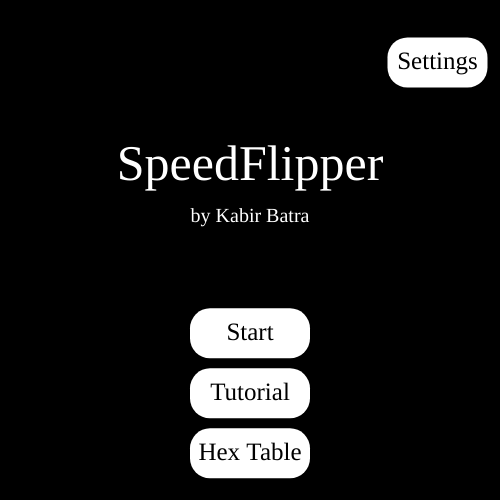
Frame 1 (no input)
Frame 60 (no input): identical to frame 1, image omitted
Frame 120 (the mouse pressed at the canvas centre since frame 60): identical to frame 1, image omitted

The p5.js sketch that drew this single still picture (run headless with seeded random() and noise() and a simulated clock; from frame 60 on, the mouse is pressed at the canvas centre):

// p5.js sketch
// ── sketch.js


// state variables
var windowState;
var gameMode;
var numBits;
var mouseDown;

// in game variables
var currentBits;
var currentHex;
var score;
var health;
var lossHealthRate;

// visuals
var scoreColor;
var spacing;
var dimmed;

// constants
var eightBitHotkeys;
var fourBitHotkeys;
var labels;

function setup() {
  createCanvas(500,500);
  noStroke();
  fill(0);
  textAlign(CENTER,CENTER);
  
  eightBitHotkeys = "asdfjkl;";
  fourBitHotkeys = "  fghj";
  labels = ["80","40","20","10","08","04","02","01"];
  spacing = (width / 8);
  windowState = "menu"; // menu, game, gameOver, reset, tutorial, hexTable, settings
  gameMode = "normal"; // normal, easy
  initialize();

  textFont('Trebuchet MS');

}

function initialize() {
  currentBits = [false,false,false,false,false,false,false,false];
  if(gameMode == "normal") {
    numBits = 2;
  }
  else if (gameMode == "easy") {
    numBits = 1;
  }

  currentHex = generateHexBit(numBits);
  score = 0;
  health = 100;
  lossHealthRate = 0;
  scoreColor = "white";
  mouseDown = false;
  dimmed = false;
}


function draw() {
  if (windowState == "menu") {
    drawMenu();
  }
  else if(windowState == "game") {
    runGame();
  }

  else if(windowState == "gameOver") {
    gameOver();
  }

  else if(windowState == "reset") {
    initialize();
    windowState = "game";
  }

  else if (windowState == "tutorial") {
    drawTutorial();
  }
  
  else if (windowState == "hexTable") {
    drawHexTable();
  }

  else if (windowState == "settings") {
    drawSettings();
  }

}

function button(x, y, w, h, newState, words) {
  fill(255);
  if(mouseIsIn(x, y, w, h)) {
    fill(150);
    if(mouseDown) {
      windowState = newState;
      mouseDown = false;
      if(newState == "menu") initialize();
      return true;
    }
    
  }
  push();
  rectMode(CENTER);
  rect(x, y, w, h, 20);
  pop();

  fill(0);
  textSize(25);
  text(words,x, y);
  return false;
}

function runGame() {
  background(0);
  
  checkForClick();

  if(gameMode == "normal")
    drawEightBits();
  else if(gameMode == "easy")
    drawFourBits();
  
  // if(gameMode == "funMode")
  //   if(!(currentHex.includes("B") || currentHex.includes("D"))) nextRound();

  // draw the hex
  fill("blue");
  textSize(100);
  textFont('Georgia');
  text(currentHex, width/2, height/2);
  textFont('Trebuchet MS');

  textSize(50);
  fill(scoreColor);
  push();
  text(score, spacing/2, spacing/2);
  pop();

  
  if(health > 0) health -= lossHealthRate;
  if(health <= 0) {
    health = 0;
    windowState = "gameOver";
  }
  drawHealth();

  textSize(20);
  fill(255);
  if(gameMode == "normal") {
    text("Highscore: 24", width - 75, spacing/3);
  }
  else if(gameMode == "easy") {
    text("Highscore: 71", width - 75, spacing/3);
  }
  
}

function drawEightBits() {
  rectMode(CORNER);
  push()
  for(var i = 0; i < 8; i++) {
    
    stroke("white");

    fill(255);
    text(labels[i], i * spacing+spacing/2, height - spacing+spacing/2 - 50);
    // rect(i * spacing+spacing/2,height - spacing+spacing/2-100,5,5);

    if(currentBits[i]) {
      fill(255);
      rect(i * spacing, height - spacing, spacing, spacing, 20);
      fill(0);
      text(eightBitHotkeys[i], i * spacing+spacing/2, height - spacing+spacing/2);
    } 
    else {
      fill(0);
      rect(i * spacing, height - spacing, spacing, spacing, 20);
      fill(255);
      text(eightBitHotkeys[i], i * spacing+spacing/2, height - spacing+spacing/2);
    }
    
  }
  pop();
  var bits = readEightBits();
  fill(255);
  textSize(50);
  text(bits, width - spacing, height - 2*spacing);
}

function drawFourBits() {
  rectMode(CORNER);
  push()
  for(var i = 2; i < 6; i++) {
    
    stroke("white");

    fill(255);
    text(labels[i+2][1], i * spacing+spacing/2, height - spacing+spacing/2 - 50);
    // rect(i * spacing+spacing/2,height - spacing+spacing/2-100,5,5);

    if(currentBits[i]) {
      fill(255);
      rect(i * spacing, height - spacing, spacing, spacing, 20);
      fill(0);
      text(fourBitHotkeys[i], i * spacing+spacing/2, height - spacing+spacing/2);
    } 
    else {
      fill(0);
      rect(i * spacing, height - spacing, spacing, spacing, 20);
      fill(255);
      text(fourBitHotkeys[i], i * spacing+spacing/2, height - spacing+spacing/2);
    }
    
  }
  pop();
  var bits = readFourBits();
  fill(255);
  textSize(50);
  text(bits, width - spacing, height - 2*spacing);
}

function drawHealth() {

  let len = 300;

  fill("red");
  rect((width - len)/2, spacing*2, len, 15, 4)
  fill("green");
  rect((width - len)/2, spacing*2, len*health/100, 15, 4)
}

function generateHexBit(bits) {
  var hex = "";
  for (var i = 0; i < bits; i++) {
    // var num = floor(random() * 255)+1;
    var num = floor(random() * 15)+1;
    // console.log(num);
    // console.log(floor(num/16).toString(16).toUpperCase());
    // console.log((num % 16).toString(16).toUpperCase());
    // var hex = floor(num/16).toString(16).toUpperCase() + (num % 16).toString(16).toUpperCase()
    hex += num.toString(16).toUpperCase();
  }
  
  // console.log(hex);
  return hex;
  
}

function readEightBits() {
  var total = 0;
  for(var i = 0; i < 8; i++) {
    if(currentBits[i]) total += 1 << (7 - i);
  }
  total = total.toString(16).toUpperCase();
  if(total.length == 1) total = "0" + total;
  return total;
}

function readFourBits() {
  var total = 0;
  for(var i = 2; i < 6; i++) {
    if(currentBits[i]) total += 1 << (3 - (i-2));
  }
  total = total.toString(16).toUpperCase();
  // if(total.length == 1) total = "0" + total;
  return total;
}

function check() {
  
  if((gameMode == "normal" && readEightBits() == currentHex) 
      || (gameMode == "easy" && readFourBits() == currentHex)) {
    nextRound();
  }
}

function nextRound() {
  currentHex = generateHexBit(numBits);
  currentBits = [false,false,false,false,false,false,false,false];
  score += 1;
  health = 100;

  if(lossHealthRate < 1) lossHealthRate += 0.05;
  else if(lossHealthRate >= 1.2) {
    scoreColor = "#5555ff";
    lossHealthRate += 0.001;
    // 100 health / 1.2 health per frame = 83.33 frames
    // 83 frames * 1 second per 60 frames = 1.389 seconds

  }
  else if(lossHealthRate >= 1) { 
    // occurs at a score of 20


    // 60 frames per second
    // -1 health per frame
    // 100 health total
    // 100 frames to die
    // 100 frames * 1 second per 60 frames = 1.66 seconds

    // console.log("you are at max speed!")
    scoreColor = "lightgreen";
    lossHealthRate += 0.01;
  }
  lossHealthRate = Number.parseFloat(lossHealthRate.toPrecision(6));
  console.log(lossHealthRate);


}

// assuming centered
function mouseIsIn(x,y,w,h) {
  return (x - w/2) <= mouseX && mouseX <= (x + w/2) && y - h/2 <= mouseY && mouseY <= y + h/2;
}


function keyPressed() {
  if(windowState == "game") {

    if(gameMode == "normal") {
      for(var i = 0; i < eightBitHotkeys.length; i++) {
        if(key.toLowerCase() == eightBitHotkeys[i]) {
          currentBits[i] = !currentBits[i];
        }
      }
    }
    else if(gameMode == "easy") {
      for(var i = 2; i < fourBitHotkeys.length; i++) {
        if(key.toLowerCase() == fourBitHotkeys[i]) {
          currentBits[i] = !currentBits[i];
        }
      }
    }

    

  }
  else if(windowState == "gameOver") {
    if(key == 'r') {
      windowState = "reset";
    }
  }

  if(keyCode == BACKSPACE) {
    currentBits = [false,false,false,false,false,false,false,false];
  }

  // if(key == '6') {
  //   nextThing();
  // }
  // if(key == '9') {
  //   state = "gameOver";
  // }
  

  // if(keyCode == ENTER) {
    check(); 
  // }
}

function checkForClick() {
  if(!mouseDown) return;
  if(mouseY > height-spacing) {
    let pos = floor(map(mouseX, 0,width,0,8));
    currentBits[pos] = !currentBits[pos];
    mouseDown = false;
    check();
  }
}

function mousePressed() {
  mouseDown = true;
}

function mouseReleased() {
  mouseDown = false;
}
// ── button.js


function button(x, y, w, h, newState, words) {
  fill(255);
  if(mouseIsIn(x, y, w, h)) {
    fill(150);
    if(mouseDown) {
      windowState = newState;
      mouseDown = false;
      if(newState == "menu") initialize();
      return true;
    }
    
  }
  push();
  rectMode(CENTER);
  rect(x, y, w, h, 20);
  pop();

  fill(0);
  textSize(25);
  text(words,x, y);
  return false;
}

function buttonWithImage(x, y, w, h, newState, words, buttonImage) {
  fill(0,0);
  if(mouseIsIn(x, y, w, h)) {
    fill(0,80);
    if(mouseDown) {
      windowState = newState;
      mouseDown = false;
      if(newState == "menu") initialize();
      return true;
    }
    
  }
  push();
  rectMode(CENTER);
  
  imageMode(CENTER);
  image(buttonImage, x, y, w, h);
  rect(x, y, w, h, 20);


  pop();

  // fill(0);
  // textSize(25);
  // text(words,x, y);
  return false;
}
// ── lightning.js


function generateLightningPoints(start, end) {

  var denominatorThing = numPoints;
  

  var points = [];
  points.push(start);

  var deltaX = end.x - start.x;
  var deltaY = end.y - start.y;
  // points.push(createVector(start.x + deltaX * currentPartition/numPoints + random(-variance,variance), start.y + deltaY* currentPartition/numPoints + random(-variance,variance)));
  points.push(createVector(start.x + deltaX * 1/denominatorThing + random(-variance,variance), start.y + deltaY* 1/denominatorThing + random(-variance,variance)));


  for(var i = 0; i < numPoints-2; i++) {
    denominatorThing -= 1;

    deltaX = end.x - points[points.length-1].x;
    deltaY = end.y - points[points.length-1].y;
  
    // points.push(createVector(points[points.length-1].x + deltaX * currentPartition/numPoints + random(-variance,variance), points[points.length-1].y + deltaY * currentPartition/numPoints + random(-variance,variance)));
    points.push(createVector(points[points.length-1].x + deltaX * 1/denominatorThing + random(-variance,variance), points[points.length-1].y + deltaY * 1/denominatorThing + random(-variance,variance)));
  
  }
  
  points.push(end);
  return points;
}


function drawLightning() {
  push();
  stroke(255,180);
  strokeWeight(2);
  for(var i = 0; i < lightnings.length; i++) {
    for (var j = 0; j < lightnings[0].length-1; j++) {
      line(lightnings[i][j].x,lightnings[i][j].y,lightnings[i][j+1].x,lightnings[i][j+1].y);
    }

  }
  pop();
}
// ── rain.js


class Rain {

  constructor() {
    this.reset();
  }

  reset() {
    this.pos = createVector(random(width),random(-1000,0));
    this.vel = createVector(random(-1,1),random(20,30));
    this.length = random(20,40);
    this.thick = random(1,2);
    this.opacity = random(20,200);

  }

  draw() {
    stroke(0,0,255, this.opacity);
    strokeWeight(this.thick);
    line(this.pos.x,this.pos.y-this.length,this.pos.x,this.pos.y)
  }

  update() {
    this.pos.y += this.vel.y;
    this.pos.x += this.vel.x;

    // this.pos.x = width/2;
    // this.pos.y = height/2 + 100;
    if(this.pos.y > height+100) {
      // this.pos.y = 0-this.length;
      this.reset();
    }
    // console.log(this.pos);
    // console.log(this.thick);
  }

  // applyForce() {

  // }

}
// ── windowStates.js


function drawMenu() {
  background(0);
  fill(255);
  textSize(50);
  text("SpeedFlipper", width/2, height/3);
  textSize(20);
  text("by Kabir Batra", width/2, height/3 +50);

  button(width/2, 2*height/3, 120, 50, "game", "Start");
  
  button(width/2, 2*height/3+60, 120, 50, "tutorial", "Tutorial");
  button(width/2, 2*height/3+60+60, 120, 50, "hexTable", "Hex Table");

  button(width - spacing, spacing, 100, 50, "settings","Settings")
}



function drawTutorial() {
  background(0);
  button(width/2, height/5, 250, 50, "menu", "back to menu");
  fill(255);
  textSize(20);
  push();
  textAlign(LEFT,CENTER);
  var tutorialText = "1. Read the hexadecimal number (in blue)\n\n"
    + "2. Convert the number into binary\n\n"
    + "3. Flip the bits at the bottom \n"
    + "to match the binary number\n\n"
    + "4. Get past as many rounds as possible!\n";
  text(tutorialText, spacing, height/2+50);
  pop();

}



function drawHexTable() {
  background(0);
  fill(255);
  textSize(40);
  text("Hex Table", width/2, height/6);

  button(width/2, 5*height/6, 250, 50, "menu", "back to menu");
  fill(255);
  push();
  textAlign(LEFT,CENTER);
  // rectMode(CENTER);
  // rect(width/2, height/2, 3, 300);
  // rect(width/2, height/2, 400, 3);
  textSize(20);
  text('Hex', (width-20)*1/6, height/4);
  text('Hex', (width-20)*4/6, height/4);
  text('Binary', (width-20)*2/6, height/4);
  text('Binary', (width-20)*5/6, height/4);

  let spaceDown = 28;
  
  textSize(15);
  for(var i = 0; i < 8; i++) {
    text(i.toString(16).toUpperCase(), (width-20)*1/6, height/4+10+(i+1)*spaceDown);
    text(("000" + i.toString(2)).slice(-4), (width-20)*2/6, height/4+10+(i+1)*spaceDown);
  }
  for(var i = 8; i < 16; i++) {
    text(i.toString(16).toUpperCase(), (width-20)*4/6, height/4+10+(i+1-8)*spaceDown);
    text(i.toString(2), (width-20)*5/6, height/4+10+(i+1-8)*spaceDown);
  }

  // image(table, width/2, height/2);
  pop();
}


function drawSettings() {
  background(0);
  fill(255);
  textSize(40);
  text("Settings", width/2, height/6);

  button(width/2, 5*height/6, 250, 50, "menu", "back to menu");

  textSize(20);
  if(gameMode == "normal") {
    if (button(width/2, 2*height/3, 300, 50, "settings", "Switch To Easy Mode")) {
      gameMode = "easy";
    }
  }
  else if(gameMode == "easy") {
    if (button(width/2, 2*height/3, 300, 50, "settings", "Switch To Normal Mode")) {
      gameMode = "normal";
    }
  }

}


function gameOver() {
  if(!dimmed) {
    background(0, 150);
  dimmed = true;
  }
  
  fill("red");
  textSize(60);
  text("YOU LOSE", width/2, 4*height/9-10);
  text("Your score is " + score, width/2, 5*height/9-10);

  fill(255);
  button(width/2, 2*height/3, 100, 50, "reset", "restart");
  fill(255);
  button(width/2, 2*height/3+60, 200, 50, "menu", "back to menu");

}
